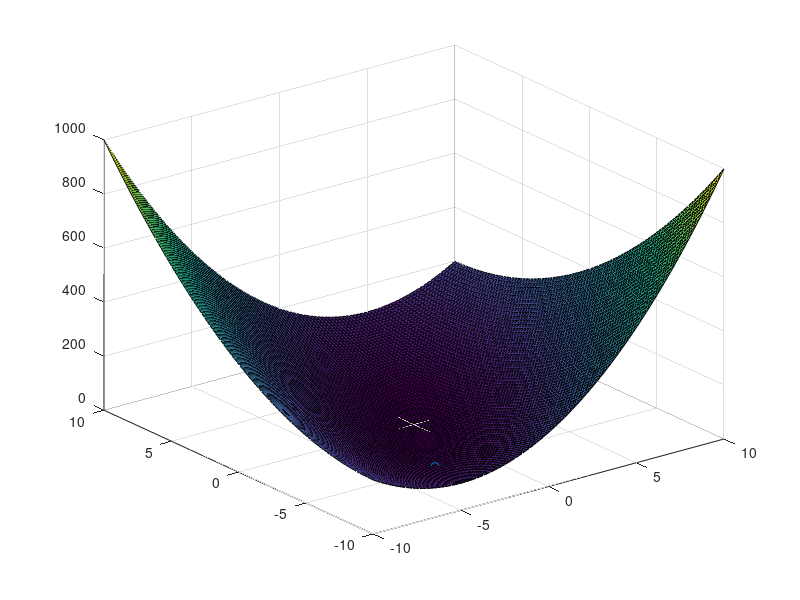

The MATLAB source for this figure: (Note: this script raises an error after producing the figure.)
%%
% Plot 3D Gradient Descent example
%%

clear all;
close all;

addpath('../optimizer');

f = @(x, y) 4*x.^2 - 4*x.*y + 2*y.^2;
t = linspace(-10, 10, 100)
[X, Y] = meshgrid(t, t);
Z = f(X, Y);
surf(X, Y, Z);
hold on;

lambda = 0.3;
eps = 0.01;
a = 0.1;
x = rand(1)*20 - 10;
y = rand(1)*20 - 10;
k = 0;

for k_ = 1:100
    fprintf("%d: x=%f, y=%f, z=%f\n", k, x, y, f(x, y));
    scatter3(x, y, f(x, y), 'ro');
    
    [fin, k, xn, yn] = GD3(f, x, y, a, k, eps);
    if fin
        break
    end
    
    scatter3(xn, yn, f(xn, yn), 'ro');
    plot3([x, xn], [y, yn], [f(x, y), f(xn, yn)], 'r-');
    drawnow;
    x = xn;
    y = yn;
end
